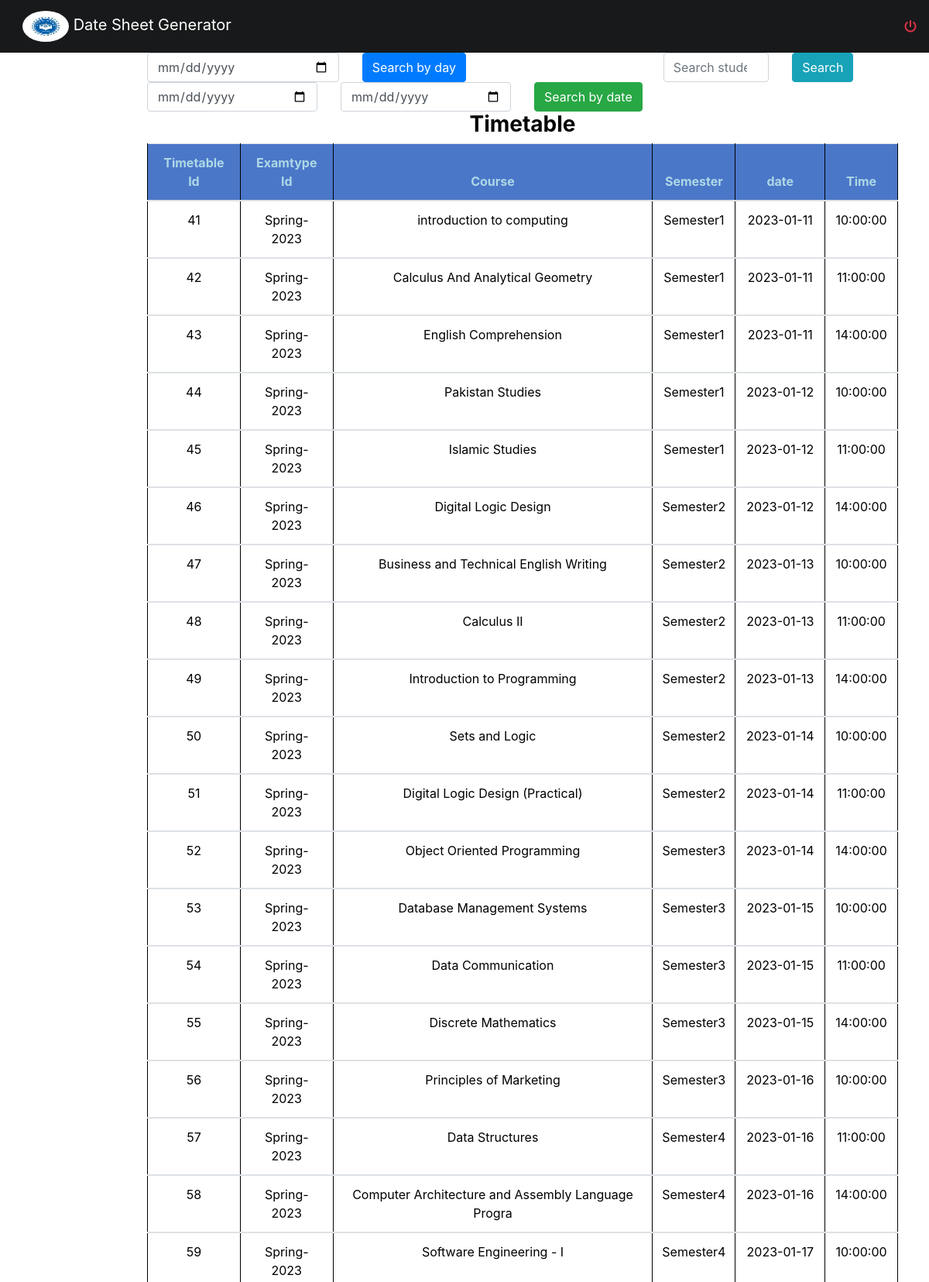
/admin/viewtimetablebyid.php (upper part), run on the app's committed database.
### tables this page shows
CREATE TABLE `timetable` (
  `timetable_id` int(11) NOT NULL,
  `examtype_id` varchar(50) NOT NULL,
  `timeslot_id` int(11) NOT NULL,
  `program_id` int(11) NOT NULL,
  `semester` varchar(50) NOT NULL,
  `date` date NOT NULL
);

CREATE TABLE `program` (
  `id` int(11) NOT NULL,
  `course_code` varchar(50) NOT NULL,
  `title` varchar(50) NOT NULL,
  `prerequisit` varchar(50) NOT NULL,
  `semester` varchar(50) NOT NULL,
  `faculty_id` int(11) NOT NULL
);

CREATE TABLE `timeslot` (
  `timeslot_id` int(11) NOT NULL,
  `start_time` time NOT NULL,
  `end_time` time NOT NULL,
  `type` varchar(50) NOT NULL
);

### admin/viewtimetablebyid.php (the view, shortened to what this page needs)
<?php
require_once "../header.php";
?>
<div class="main" >
<div class="container-fluid" >
<div class="container" >
<div class="row">
<div class="col-8">
	   <form action="" method="get" >
		<div class="row">
		<div class="col-5">
        <input class="form-control me-2" type="date" name="date" placeholder="Search student by id" aria-label="Search">
        </div>
		<div class="col-6">
		<button class="btn btn-primary" type="submit">Search by day</button>
		</div>
		</div>
      </form>
	  	</div>
<div class="col-4">
        <form action="" method="get" >
		<div class="row">
		<div class="col-6">
        <input class="form-control me-2" type="search" name="search" placeholder="Search student by id" aria-label="Search">
        </div>
		<div class="col-3">
		<button class="btn btn-info" type="submit">Search </button>
		</div>
		</div>
      </form>
 </div  >
</div  >
<div class="row" >
	  <div class="col">
      <form action="" method="get" >
		<div class="row">
		<div class="col-3">
        <input class="form-control me-2" type="date" name="datefrom" placeholder="date from" aria-label="Search">
        </div>
		<div class="col-3">
        <input class="form-control me-2" type="date" name="dateto" placeholder="date to" aria-label="Search">
        </div>
		<div class="col-3">
		<button class="btn btn-success" type="submit" name="daterange">Search by date</button>
		</div>
		</div>
      </form>
		 	</div>	</div>
          <table class="table" id="table">
                    <thead>
					       <tr>
						   <h3> Timetable</h3>
					       </tr>
					</thead>
					 <thead>
							<tr>
							<th>Timetable Id</th>
							<th>Examtype Id</th>
							<th>Course</th>
							<th>Semester</th>
							<th>date</th>
							<th>Time</th>
							 </tr>
					</thead>
					<tbody>
<?php
if(isset($_GET['search']) && $_GET['search']!=''){
				$user=$_GET["search"];
 $busSql = "Select * from student where student_id='$user'";
             $resultBusSql = mysqli_query($link, $busSql);
                       $i=1;
    while($row = mysqli_fetch_assoc($resultBusSql)){
		       $s_id=$row['student_id'];
		       $semester=$row['semester'];
			  echo checktimetable($link,$semester);
	}
}elseif(isset($_GET['date']) && $_GET['date']!=''){
				$sdate=$_GET["date"];
				echo timetablebydate($link,$sdate);
}elseif(isset($_GET['daterange'])){
				$datefrom=$_GET["datefrom"];
				$dateto=$_GET["dateto"];
			echo timetabledaterange($link,$datefrom,$dateto);
}else{
		echo timetable($link);
	 }
   ?>
	<?php
	 function timetable($link){
             $busSql = "Select * from timetable";
             $result = mysqli_query($link, $busSql);
    while($row = mysqli_fetch_assoc($result)){
		       $id=$row['timetable_id'];
	           $examtype_id= $row['examtype_id'];
			   $program_id=$row['program_id'];
		        $semester=$row['semester'];
				 $date=$row['date'];
				  $timeslot_id=$row['timeslot_id'];
   ?>
                                 <tr>
							        <td><?Php echo $id;?></td>
							       <td><?Php echo $examtype_id;?></td>
							        <td><?Php echo getsubj($link,$program_id);?></td>
							       <td><?Php echo $semester;?></td>
							        <td><?Php echo $date;?></td>
							       <td><?Php echo gettime($link,$timeslot_id);?></td>
		                           </tr>
					</tbody>
	<?php
	}
		   }
   ?>
	<?php
	function gettime($link,$id){
			  $busSql = "Select * from timeslot where timeslot_id='$id' ";
             $resultBusSql = mysqli_query($link, $busSql);
    while($row = mysqli_fetch_assoc($resultBusSql)){
			   $start_time=$row['start_time'];
	}
	return $start_time;
		 }
	function getsubj($link,$id){
			  $busSql = "Select * from program where id='$id' ";
             $resultBusSql = mysqli_query($link, $busSql);
    while($row = mysqli_fetch_assoc($resultBusSql)){
			   $title=$row['title'];
	}
	return $title;
		 }
	?>
	</div>
	</div>
	</div>
</body>
</html>

### style.css (style rules this page uses)
body { margin:0px; padding:0px; color:black; }
.main { margin-left: 150px; padding: 0px 10px; }
#table th { background-color:#4b77c9; color:lightblue; text-align:center; }
#table td { background-color:white; text-align:center; color:black; }
#table { background-color:#334d4d; border-radius: 10px; padding-top: 10px; padding-bottom: 10px; color: lightblue; }
h3 { font-weight: bold; text-align: center; color: black; }
.container { color: lightblue; }
.container table { color: lightblue; }
input { border: none; background: none; }
.table2, th, td { border: 1px solid black; }

### data on the page
timetable: timetable_id "41", examtype "Spring-2023", program.title "introduction to computing", semester "Semester1", date "2023-01-11", timeslot.start_time "10:00:00"
timetable: timetable_id "42", examtype "Spring-2023", program.title "Calculus And Analytical Geometry", semester "Semester1", date "2023-01-11", timeslot.start_time "11:00:00"
timetable: timetable_id "43", examtype "Spring-2023", program.title "English Comprehension", semester "Semester1", date "2023-01-11", timeslot.start_time "14:00:00"
timetable: timetable_id "44", examtype "Spring-2023", program.title "Pakistan Studies", semester "Semester1", date "2023-01-12", timeslot.start_time "10:00:00"
timetable: timetable_id "45", examtype "Spring-2023", program.title "Islamic Studies", semester "Semester1", date "2023-01-12", timeslot.start_time "11:00:00"
timetable: timetable_id "46", examtype "Spring-2023", program.title "Digital Logic Design", semester "Semester2", date "2023-01-12", timeslot.start_time "14:00:00"
timetable: timetable_id "47", examtype "Spring-2023", program.title "Business and Technical English Writing", semester "Semester2", date "2023-01-13", timeslot.start_time "10:00:00"
timetable: timetable_id "48", examtype "Spring-2023", program.title "Calculus II", semester "Semester2", date "2023-01-13", timeslot.start_time "11:00:00"
timetable: timetable_id "49", examtype "Spring-2023", program.title "Introduction to Programming", semester "Semester2", date "2023-01-13", timeslot.start_time "14:00:00"
timetable: timetable_id "50", examtype "Spring-2023", program.title "Sets and Logic", semester "Semester2", date "2023-01-14", timeslot.start_time "10:00:00"
timetable: timetable_id "51", examtype "Spring-2023", program.title "Digital Logic Design (Practical)", semester "Semester2", date "2023-01-14", timeslot.start_time "11:00:00"
timetable: timetable_id "52", examtype "Spring-2023", program.title "Object Oriented Programming", semester "Semester3", date "2023-01-14", timeslot.start_time "14:00:00"
timetable: timetable_id "53", examtype "Spring-2023", program.title "Database Management Systems", semester "Semester3", date "2023-01-15", timeslot.start_time "10:00:00"
timetable: timetable_id "54", examtype "Spring-2023", program.title "Data Communication", semester "Semester3", date "2023-01-15", timeslot.start_time "11:00:00"
timetable: timetable_id "55", examtype "Spring-2023", program.title "Discrete Mathematics", semester "Semester3", date "2023-01-15", timeslot.start_time "14:00:00"
timetable: timetable_id "56", examtype "Spring-2023", program.title "Principles of Marketing", semester "Semester3", date "2023-01-16", timeslot.start_time "10:00:00"
timetable: timetable_id "57", examtype "Spring-2023", program.title "Data Structures", semester "Semester4", date "2023-01-16", timeslot.start_time "11:00:00"
timetable: timetable_id "58", examtype "Spring-2023", program.title "Computer Architecture and Assembly Language Progra", semester "Semester4", date "2023-01-16", timeslot.start_time "14:00:00"
timetable: timetable_id "59", examtype "Spring-2023", program.title "Software Engineering - I", semester "Semester4", date "2023-01-17", timeslot.start_time "10:00:00"
